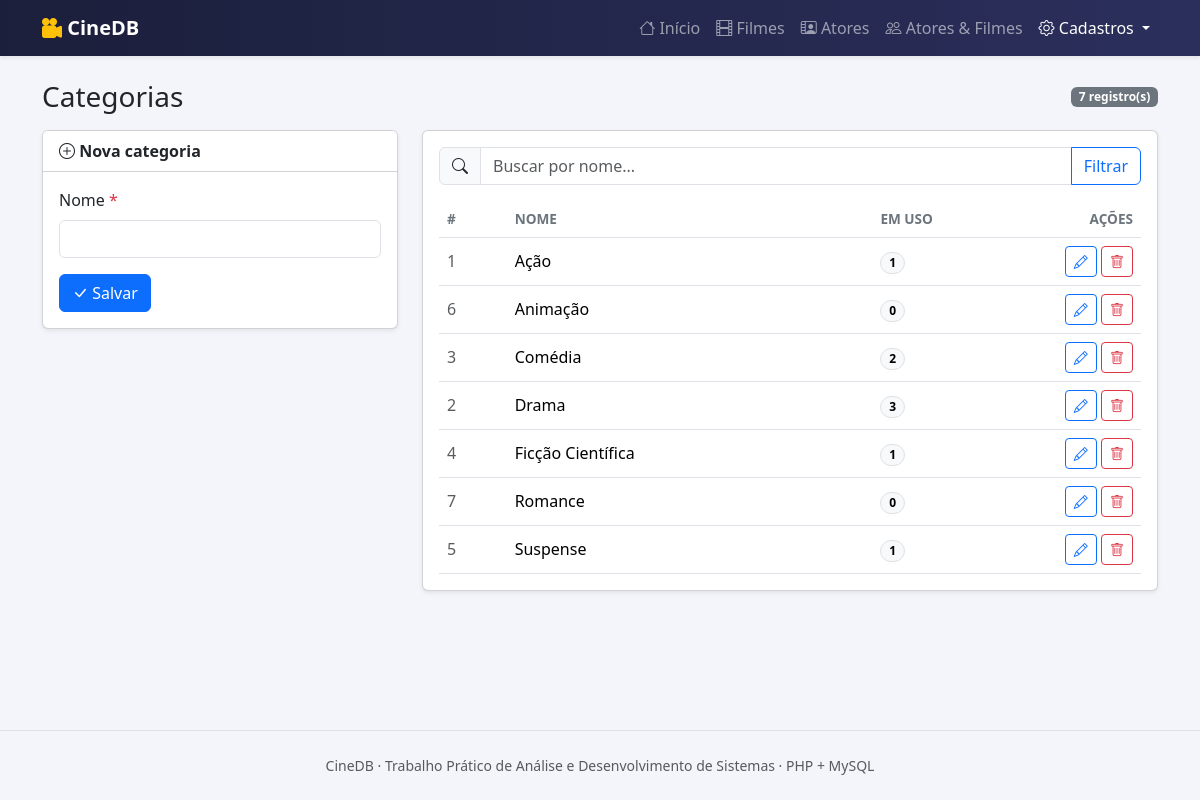
Page /categorias.php on the committed database.
### tables this page shows
CREATE TABLE categoria (
    id   INT UNSIGNED NOT NULL AUTO_INCREMENT,
    nome VARCHAR(60)  NOT NULL,
    PRIMARY KEY (id),
    UNIQUE KEY uk_categoria_nome (nome)
);

### app/controllers/cadastro_simples.php (called while the page is built, shortened)
<?php
$singular = $classe::nomeSingular();
$g = $classe::genero();
$editando = null;
$nome = '';
$busca = trim($_GET['busca'] ?? '');
$registros = $classe::listar($busca);
$titulo = $classe::nomePlural();
require __DIR__ . '/../../views/layout/header.php';
require __DIR__ . '/../../views/cadastro_simples.php';
require __DIR__ . '/../../views/layout/footer.php';

### categorias.php (called while the page is built, shortened)
<?php
require_once __DIR__ . '/app/bootstrap.php';
$classe = 'Categoria';
$pagina = 'categorias.php';
require __DIR__ . '/app/controllers/cadastro_simples.php';

### app/models/Categoria.php (called while the page is built)
<?php
class Categoria extends CadastroSimples
{
    public static function tabela(): string { return 'categoria'; }
    public static function nomeSingular(): string { return 'Categoria'; }
    public static function nomePlural(): string { return 'Categorias'; }
    protected static function sqlContagemUso(): string
    {
        return '(SELECT COUNT(*) FROM filme f WHERE f.categoria_id = t.id)';
    }
}

### app/helpers.php (called while the page is built, shortened)
<?php
function e($valor): string
{
    return htmlspecialchars((string) $valor, ENT_QUOTES, 'UTF-8');
}

### app/models/CadastroSimples.php (called while the page is built, shortened)
<?php
abstract class CadastroSimples
{
    public static function genero(): string
    {
        return 'a';
    }
    public static function listar(string $busca = ''): array
    {
        $db = Database::conexao();
        $tabela = static::tabela();
        $sql = "SELECT t.id, t.nome, " . static::sqlContagemUso() . " AS total_uso
                FROM {$tabela} t
                WHERE t.nome LIKE ?
                ORDER BY t.nome";
        $stmt = $db->prepare($sql);
        $filtro = '%' . $busca . '%';
        $stmt->bind_param('s', $filtro);
        $stmt->execute();
        return $stmt->get_result()->fetch_all(MYSQLI_ASSOC);
    }
}

### views/cadastro_simples.php (the view, shortened to what this page needs)
<div class="d-flex justify-content-between align-items-center mb-3">
    <h1 class="h3 mb-0"><?= e($titulo) ?></h1>
    <span class="badge text-bg-secondary"><?= count($registros) ?> registro(s)</span>
</div>
<div class="row g-4">
    <div class="col-lg-4">
        <div class="card shadow-sm">
            <div class="card-header bg-white fw-semibold">
                <?= $editando ? '<i class="bi bi-pencil"></i> Editar ' : '<i class="bi bi-plus-circle"></i> Nov' . $g . ' ' ?><?= e(mb_strtolower($singular)) ?>
            </div>
            <div class="card-body">
                <form method="post" action="<?= e($pagina) ?>">
                    <div class="mb-3">
                        <label for="nome" class="form-label">Nome <span class="text-danger">*</span></label>
                        <input type="text" class="form-control" id="nome" name="nome" maxlength="60" required autofocus
                               value="<?= e($nome) ?>">
                    </div>
                    <button type="submit" class="btn btn-primary"><i class="bi bi-check-lg"></i> Salvar</button>
                </form>
            </div>
        </div>
    </div>
    <div class="col-lg-8">
        <div class="card shadow-sm">
            <div class="card-body">
                <form method="get" class="mb-3">
                    <div class="input-group">
                        <span class="input-group-text"><i class="bi bi-search"></i></span>
                        <input type="search" name="busca" class="form-control" placeholder="Buscar por nome..." value="<?= e($busca) ?>">
                        <button class="btn btn-outline-primary">Filtrar</button>
                    </div>
                </form>
                <div class="table-responsive">
                    <table class="table table-hover mb-0">
                        <thead>
                            <tr><th>#</th><th>Nome</th><th>Em uso</th><th class="text-end">Ações</th></tr>
                        </thead>
                        <tbody>
                        <?php foreach ($registros as $r): ?>
                            <tr class="<?= ($editando['id'] ?? null) == $r['id'] ? 'table-warning' : '' ?>">
                                <td class="text-muted"><?= e($r['id']) ?></td>
                                <td><?= e($r['nome']) ?></td>
                                <td><span class="badge rounded-pill text-bg-light border"><?= e($r['total_uso']) ?></span></td>
                                <td class="acoes text-end">
                                    <a href="<?= e($pagina) ?>?editar=<?= e($r['id']) ?>" class="btn btn-sm btn-outline-primary" title="Editar"><i class="bi bi-pencil"></i></a>
                                    <?php $idExcluir = $r['id']; $nomeExcluir = $r['nome']; require __DIR__ . '/botao_excluir.php'; ?>
                                </td>
                            </tr>
                        <?php endforeach; ?>
                        </tbody>
                    </table>
                </div>
            </div>
        </div>
    </div>
</div>

### views/botao_excluir.php (shortened to what this page needs)
<button type="button" class="btn btn-sm btn-outline-danger" title="Excluir"
        data-bs-toggle="modal" data-bs-target="#modalExcluir"
        data-id="<?= e($idExcluir) ?>" data-nome="<?= e($nomeExcluir) ?>">
    <i class="bi bi-trash"></i>
</button>

### assets/css/style.css (style rules this page uses)
:root { --cine: #1b1f3b; --cine-2: #2b2f5c; }
body { background: #f4f5fa; min-height: 100vh; display: flex; flex-direction: column; }
.table thead th { white-space: nowrap; font-size: .85rem; text-transform: uppercase; color: #6c757d; }
.table td { vertical-align: middle; }
.acoes { white-space: nowrap; width: 1%; }

### rows in the picture
categoria: id "1", nome "Ação", total_uso "1"
categoria: id "6", nome "Animação", total_uso "0"
categoria: id "3", nome "Comédia", total_uso "2"
categoria: id "2", nome "Drama", total_uso "3"
categoria: id "4", nome "Ficção Científica", total_uso "1"
categoria: id "7", nome "Romance", total_uso "0"
categoria: id "5", nome "Suspense", total_uso "1"

### other values in the picture
$rotulo "Início"
$rotulo "Filmes"
$rotulo "Atores"
$rotulo "Atores & Filmes"
$titulo "Categorias"
count($registros) "7"
$g "a"
mb_strtolower($singular) "categoria"
